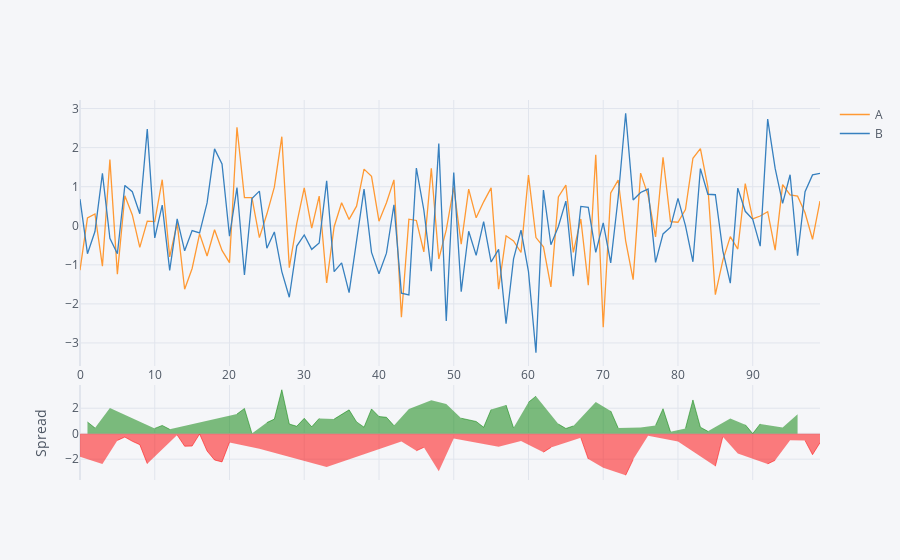

Notebook code cell kept with this figure:
### Markdown cell above
## Spread

### Code cell
df[['A','B']].iplot(kind='spread')

### Figure 1 — Plotly figure (JSON) as saved in the notebook; plotly's stock layout.template omitted (floating-point values rounded to 4 significant figures)
{"data": [{"line": {"color": "rgba(255, 153, 51, 1.0)", "dash": "solid", "shape": "linear", "width": 1.3}, "mode": "lines", "name": "A", "text": "", "type": "scatter", "x": [0, 1, 2, 3, 4, 5, 6, 7, 8, 9, 10, 11, 12, 13, 14, 15, 16, 17, 18, 19, 20, 21, 22, 23, 24, 25, 26, 27, 28, 29, 30, 31, 32, 33, 34, 35, 36, 37, 38, 39, 40, 41, 42, 43, 44, 45, 46, 47, 48, 49, 50, 51, 52, 53, 54, 55, 56, 57, 58, 59, 60, 61, 62, 63, 64, 65, 66, 67, 68, 69, 70, 71, 72, 73, 74, 75, 76, 77, 78, 79, 80, 81, 82, 83, 84, 85, 86, 87, 88, 89, 90, 91, 92, 93, 94, 95, 96, 97, 98, 99], "y": [-1.137, 0.203, 0.3034, -1.034, 1.694, -1.242, 0.7684, 0.2784, -0.5529, 0.1204, 0.1082, 1.178, -0.7986, 0.06749, -1.624, -1.094, -0.2069, -0.7738, -0.1007, -0.6309, -0.9455, 2.523, 0.7225, 0.7229, -0.3028, 0.3001, 0.9877, 2.28, -1.071, 0.06396, 0.9716, -0.06011, 0.761, -1.464, -0.02503, 0.5909, 0.1622, 0.5019, 1.45, 1.265, 0.1177, 0.5886, 1.174, -2.342, 0.1694, 0.1355, -0.6686, 1.473, -0.851, -0.1056, 0.9864, -0.4702, 0.94, 0.2039, 0.613, 0.9691, -1.624, -0.2572, -0.3866, -0.6838, 1.297, -0.3013, -0.5398, -1.566, 0.7387, 1.042, -0.6818, 0.1743, -1.521, 1.814, -2.6, 0.8403, 1.169, -0.3846, -1.378, 1.349, 0.7772, -0.284, 1.753, 0.1064, 0.09086, 0.4158, 1.729, 1.973, 0.992, -1.765, -0.8845, -0.2781, -0.5955, 1.077, 0.1754, 0.2502, 0.3594, -0.6233, 1.054, 0.788, 0.7582, 0.3326, -0.3455, 0.631]}, {"line": {"color": "rgba(55, 128, 191, 1.0)", "dash": "solid", "shape": "linear", "width": 1.3}, "mode": "lines", "name": "B", "text": "", "type": "scatter", "x": [0, 1, 2, 3, 4, 5, 6, 7, 8, 9, 10, 11, 12, 13, 14, 15, 16, 17, 18, 19, 20, 21, 22, 23, 24, 25, 26, 27, 28, 29, 30, 31, 32, 33, 34, 35, 36, 37, 38, 39, 40, 41, 42, 43, 44, 45, 46, 47, 48, 49, 50, 51, 52, 53, 54, 55, 56, 57, 58, 59, 60, 61, 62, 63, 64, 65, 66, 67, 68, 69, 70, 71, 72, 73, 74, 75, 76, 77, 78, 79, 80, 81, 82, 83, 84, 85, 86, 87, 88, 89, 90, 91, 92, 93, 94, 95, 96, 97, 98, 99], "y": [0.6812, -0.7141, -0.1481, 1.34, -0.3187, -0.7165, 1.033, 0.8725, 0.3093, 2.475, -0.31, 0.5294, -1.143, 0.1751, -0.6403, -0.122, -0.1841, 0.5847, 1.968, 1.585, -0.2634, 0.9785, -1.259, 0.699, 0.8874, -0.573, -0.1586, -1.173, -1.83, -0.5196, -0.2344, -0.6038, -0.4404, 1.15, -1.175, -0.9498, -1.71, -0.4257, 0.9372, -0.6807, -1.229, -0.7016, 0.5386, -1.726, -1.771, 1.477, 0.4041, -1.163, 2.104, -2.437, 1.363, -1.686, -0.1405, -0.7574, 0.1082, -0.9282, -0.6044, -2.509, -0.8491, -0.112, -1.175, -3.249, 0.9128, -0.4861, -0.01963, 0.6317, -1.29, 0.4964, 0.471, -0.6812, 0.07233, -0.9514, 0.7231, 2.879, 0.6583, 0.8522, 0.9399, -0.9382, -0.209, -0.03834, 0.703, 0.003348, -0.9228, 1.463, 0.8063, 0.7942, -0.6408, -1.467, 0.9625, 0.3703, 0.1672, -0.521, 2.731, 1.468, 0.5753, 1.306, -0.7651, 0.8733, 1.302, 1.341]}, {"connectgaps": false, "fill": "tozeroy", "line": {"color": "green", "dash": "solid", "shape": "linear", "width": 0.5}, "mode": "lines", "name": "Spread", "showlegend": false, "type": "scatter", "x": [0, 1, 2, 3, 4, 5, 6, 7, 8, 9, 10, 11, 12, 13, 14, 15, 16, 17, 18, 19, 20, 21, 22, 23, 24, 25, 26, 27, 28, 29, 30, 31, 32, 33, 34, 35, 36, 37, 38, 39, 40, 41, 42, 43, 44, 45, 46, 47, 48, 49, 50, 51, 52, 53, 54, 55, 56, 57, 58, 59, 60, 61, 62, 63, 64, 65, 66, 67, 68, 69, 70, 71, 72, 73, 74, 75, 76, 77, 78, 79, 80, 81, 82, 83, 84, 85, 86, 87, 88, 89, 90, 91, 92, 93, 94, 95, 96, 97, 98, 99], "xaxis": "x2", "y": ["", 0.917, 0.4515, "", 2.012, "", "", "", "", "", 0.4182, 0.6491, 0.3449, "", "", "", "", "", "", "", "", 1.544, 1.982, 0.02387, "", 0.8731, 1.146, 3.453, 0.7592, 0.5836, 1.206, 0.5437, 1.201, "", 1.15, 1.541, 1.872, 0.9276, 0.513, 1.945, 1.346, 1.29, 0.6355, "", 1.94, "", "", 2.637, "", 2.331, "", 1.216, 1.081, 0.9614, 0.5048, 1.897, "", 2.252, 0.4624, "", 2.472, 2.948, "", "", 0.7583, 0.4105, 0.6087, "", "", 2.495, "", 1.792, 0.4462, "", "", 0.4964, "", 0.6542, 1.962, 0.1448, "", 0.4124, 2.652, 0.51, 0.1857, "", "", 1.189, "", 0.7068, 0.008178, 0.7712, "", "", 0.4785, "", 1.523, "", "", ""], "yaxis": "y2"}, {"connectgaps": false, "fill": "tozeroy", "line": {"color": "red", "dash": "solid", "shape": "linear", "width": 0.5}, "mode": "lines", "name": "Spread", "showlegend": false, "type": "scatter", "x": [0, 1, 2, 3, 4, 5, 6, 7, 8, 9, 10, 11, 12, 13, 14, 15, 16, 17, 18, 19, 20, 21, 22, 23, 24, 25, 26, 27, 28, 29, 30, 31, 32, 33, 34, 35, 36, 37, 38, 39, 40, 41, 42, 43, 44, 45, 46, 47, 48, 49, 50, 51, 52, 53, 54, 55, 56, 57, 58, 59, 60, 61, 62, 63, 64, 65, 66, 67, 68, 69, 70, 71, 72, 73, 74, 75, 76, 77, 78, 79, 80, 81, 82, 83, 84, 85, 86, 87, 88, 89, 90, 91, 92, 93, 94, 95, 96, 97, 98, 99], "xaxis": "x2", "y": [-1.818, "", "", -2.374, "", -0.5257, -0.2651, -0.5941, -0.8622, -2.354, "", "", "", -0.1076, -0.9835, -0.9716, -0.02275, -1.359, -2.068, -2.216, -0.6821, "", "", "", -1.19, "", "", "", "", "", "", "", "", -2.613, "", "", "", "", "", "", "", "", "", -0.6153, "", -1.341, -1.073, "", -2.955, "", -0.3767, "", "", "", "", "", -1.02, "", "", -0.5717, "", "", -1.453, -1.08, "", "", "", -0.3222, -1.992, "", -2.672, "", "", -3.264, -2.036, "", -0.1627, "", "", "", -0.6121, "", "", "", "", -2.559, -0.2436, "", -1.558, "", "", "", -2.372, -2.091, "", -0.5181, "", -0.5406, -1.648, -0.7101], "yaxis": "y2"}], "layout": {"hovermode": "x", "legend": {"bgcolor": "#F5F6F9", "font": {"color": "#4D5663"}}, "paper_bgcolor": "#F5F6F9", "plot_bgcolor": "#F5F6F9", "title": {"font": {"color": "#4D5663"}}, "xaxis": {"gridcolor": "#E1E5ED", "showgrid": true, "tickfont": {"color": "#4D5663"}, "title": {"font": {"color": "#4D5663"}, "text": ""}, "zerolinecolor": "#E1E5ED"}, "xaxis2": {"anchor": "y2", "gridcolor": "#E1E5ED", "showgrid": true, "showticklabels": false, "tickfont": {"color": "#4D5663"}, "title": {"font": {"color": "#4D5663"}, "text": ""}, "zerolinecolor": "#E1E5ED"}, "yaxis": {"domain": [0.3, 1], "gridcolor": "#E1E5ED", "showgrid": true, "tickfont": {"color": "#4D5663"}, "title": {"font": {"color": "#4D5663"}, "text": ""}, "zerolinecolor": "#E1E5ED"}, "yaxis2": {"domain": [0, 0.25], "gridcolor": "#E1E5ED", "showgrid": true, "tickfont": {"color": "#4D5663"}, "title": {"font": {"color": "#4D5663"}, "text": "Spread"}, "zerolinecolor": "#E1E5ED"}}}
